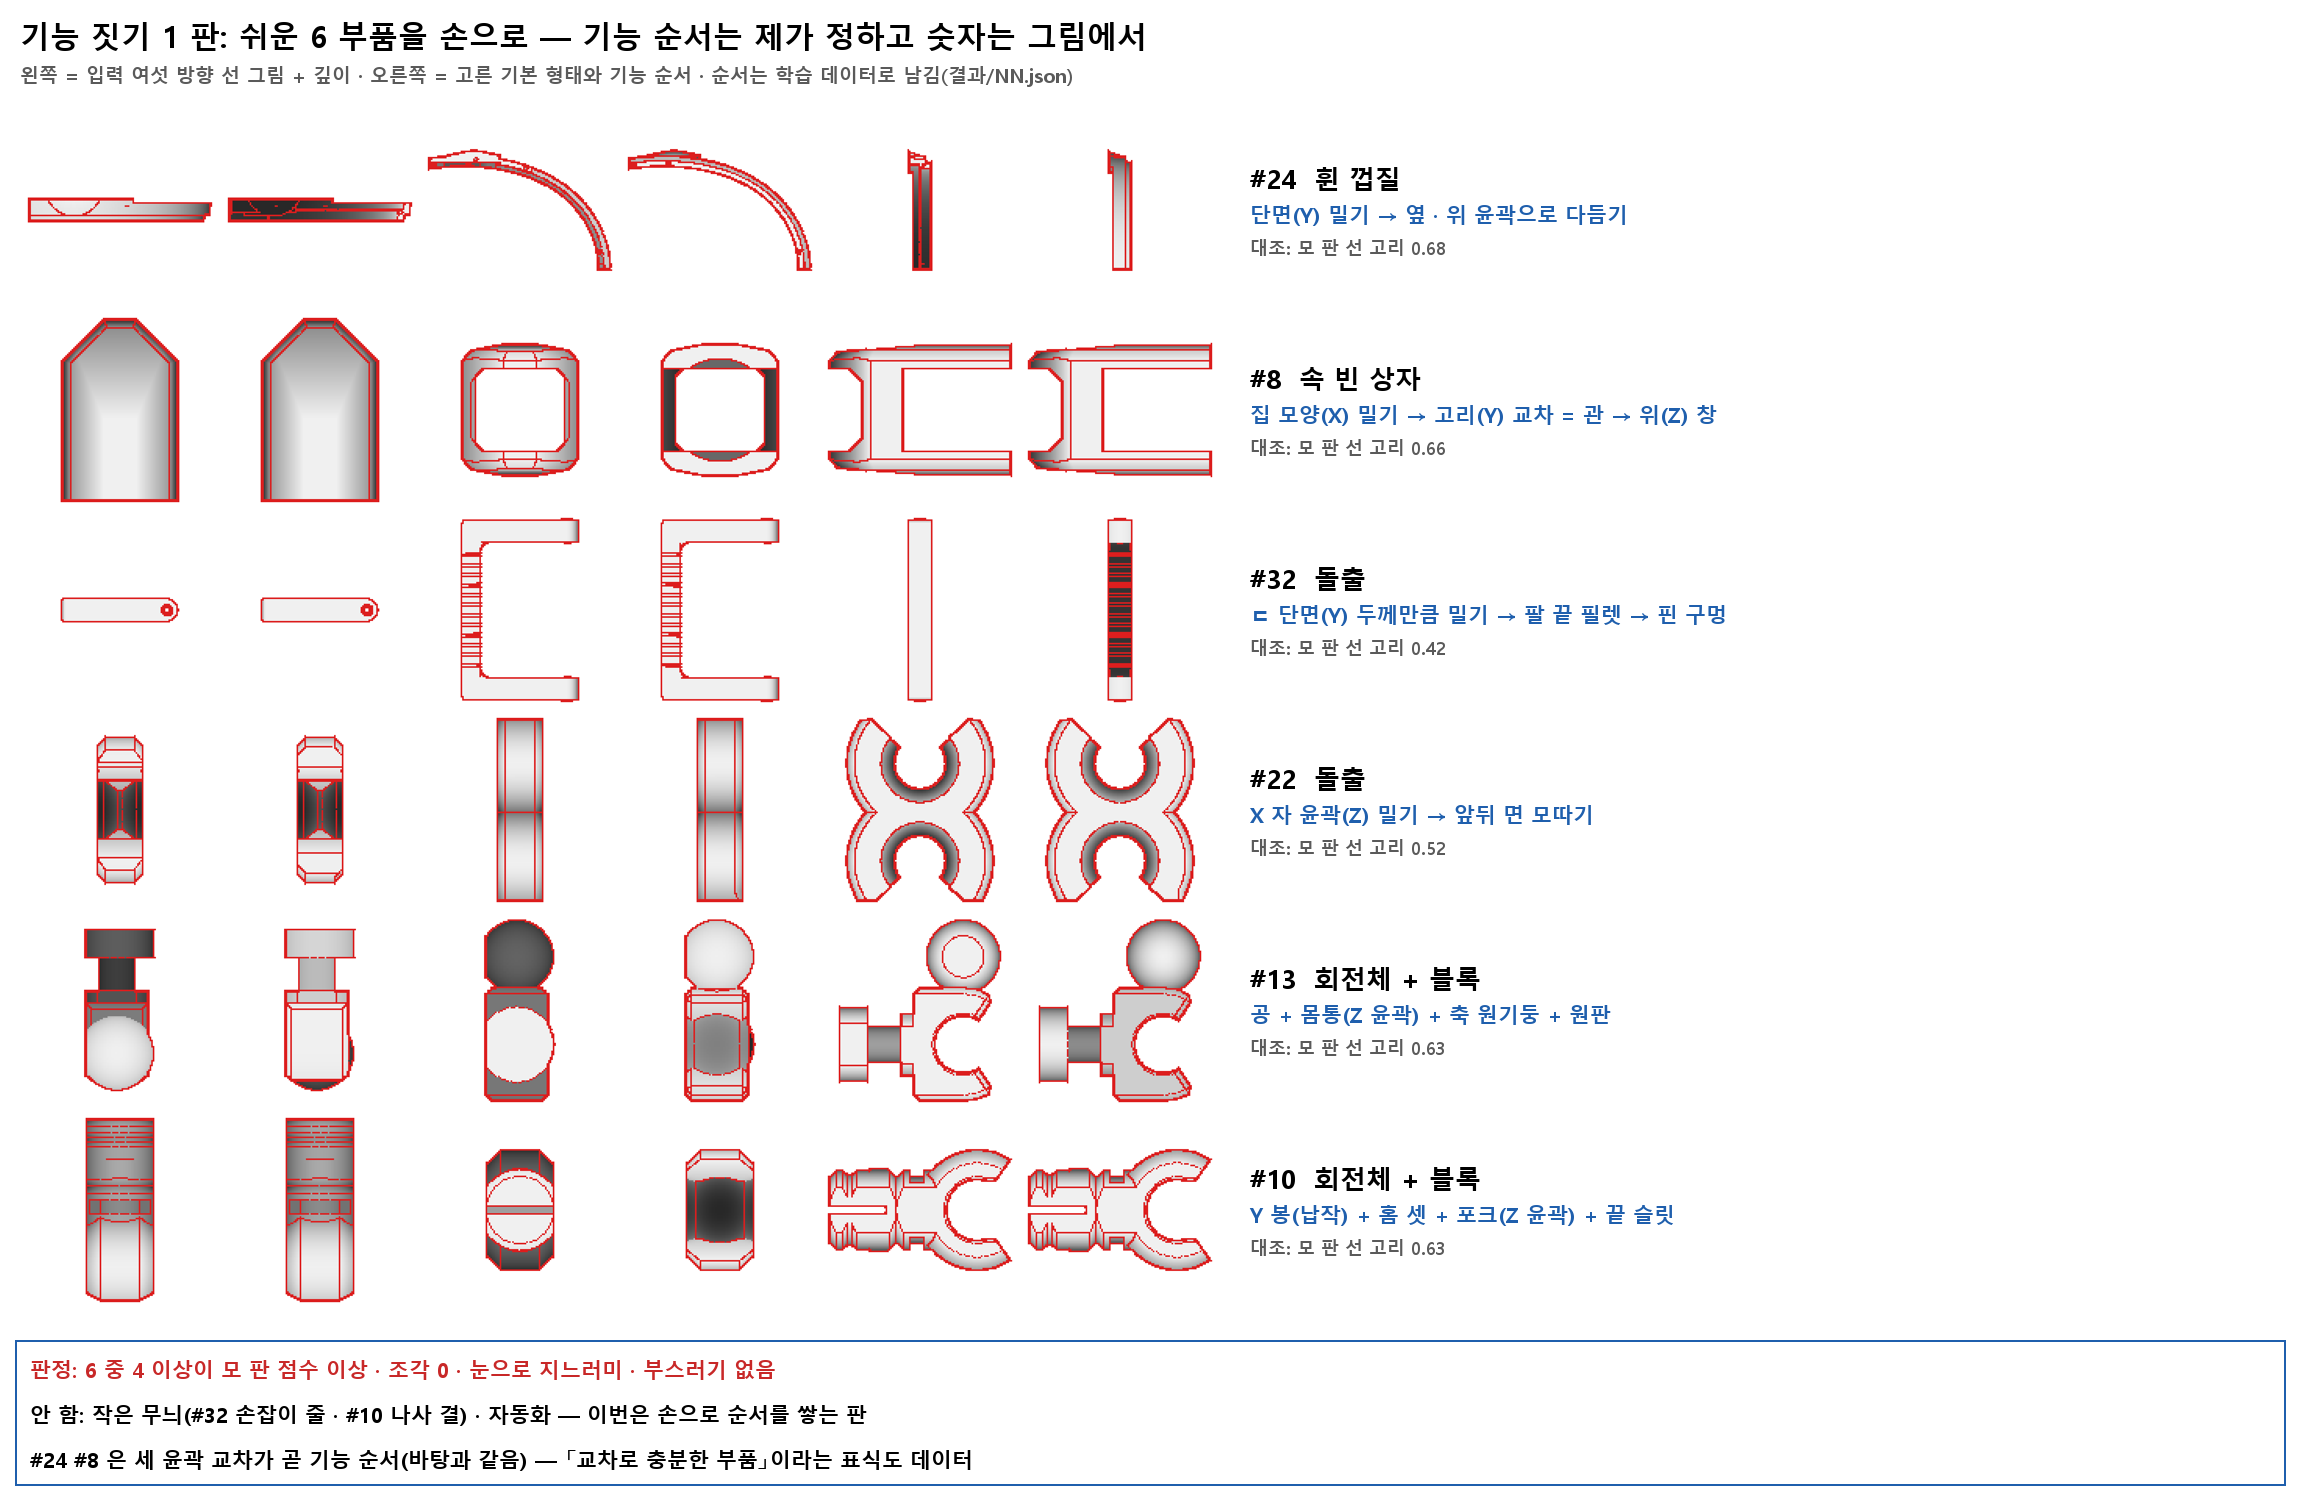

Source code (Python):
# 기능0 1 판 흐름도 — 쉬운 6 부품 · 입력 선 그림 + 기능 순서 · 10-11
import os
from PIL import Image, ImageDraw, ImageFont
H = os.path.dirname(os.path.abspath(__file__)); F = lambda n: ImageFont.truetype("C:/Windows/Fonts/malgunbd.ttf", n)
줄 = [(24, "휜 껍질", "단면(Y) 밀기 → 옆 · 위 윤곽으로 다듬기", .68), (8, "속 빈 상자", "집 모양(X) 밀기 → 고리(Y) 교차 = 관 → 위(Z) 창", .66),
      (32, "돌출", "ㄷ 단면(Y) 두께만큼 밀기 → 팔 끝 필렛 → 핀 구멍", .417), (22, "돌출", "X 자 윤곽(Z) 밀기 → 앞뒤 면 모따기", .516),
      (13, "회전체 + 블록", "공 + 몸통(Z 윤곽) + 축 원기둥 + 원판", .626), (10, "회전체 + 블록", "Y 봉(납작) + 홈 셋 + 포크(Z 윤곽) + 끝 슬릿", .631)]
a = Image.open(os.path.join(H, "입력_1판.png")); a = a.resize((1200, 1200)); h = 200
im = Image.new("RGB", (2300, 130 + 6 * h + 170), "white"); d = ImageDraw.Draw(im)
d.text((20, 15), "기능 짓기 1 판: 쉬운 6 부품을 손으로 — 기능 순서는 제가 정하고 숫자는 그림에서", font=F(30), fill="black")
d.text((20, 62), "왼쪽 = 입력 여섯 방향 선 그림 + 깊이 · 오른쪽 = 고른 기본 형태와 기능 순서 · 순서는 학습 데이터로 남김(결과/NN.json)", font=F(19), fill=(90, 90, 90))
im.paste(a, (20, 110))
for q, (i, 형, 순, 모) in enumerate(줄):
    y = 110 + q * h + 50; d.text((1250, y), "#%d  %s" % (i, 형), font=F(26), fill="black"); d.text((1250, y + 40), 순, font=F(21), fill=(31, 95, 173)); d.text((1250, y + 75), "대조: 모 판 선 고리 %.2f" % 모, font=F(18), fill=(90, 90, 90))
y = im.height - 160; d.rectangle((15, y, im.width - 15, im.height - 15), outline=(31, 95, 173), width=2)
for q, t in enumerate(["판정: 6 중 4 이상이 모 판 점수 이상 · 조각 0 · 눈으로 지느러미 · 부스러기 없음",
                       "안 함: 작은 무늬(#32 손잡이 줄 · #10 나사 결) · 자동화 — 이번은 손으로 순서를 쌓는 판",
                       "#24 #8 은 세 윤곽 교차가 곧 기능 순서(바탕과 같음) — 「교차로 충분한 부품」이라는 표식도 데이터"]):
    d.text((30, y + 15 + q * 45), t, font=F(21), fill=(200, 40, 40) if q == 0 else "black")
im.save(os.path.join(H, "흐름1.png")); print("ok")
